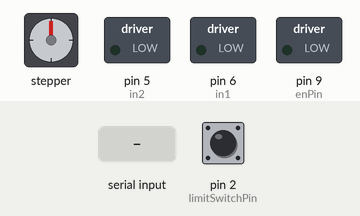
Recording of a sketch running on a simulated Arduino Mega 2560, built with avr-gcc and run on an emulated ATmega2560. Shown: stepper motor, switched loads named in the sketch (green lamp = pin HIGH). Wiring (inferred from the names in the program): stepper motor driver (200 steps per turn assumed): step pin 3; direction pin 4; enable pin 7. Inputs (shaded band) come from the test bench; at power-on: pin 2 (limitSwitchPin) HIGH. Pins used as bus, display or sensor lines are not drawn; what the sketch prints to the serial monitor is not drawn.

Above: at 1.2 s.
1.3 s: "stopmachine\n" received over Serial
At 2.9 s:
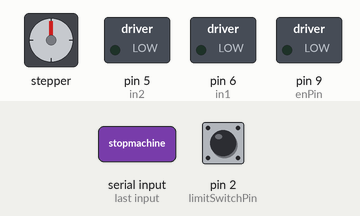
3.9 s: "slowdrill\n" received over Serial
At 5.1 s:
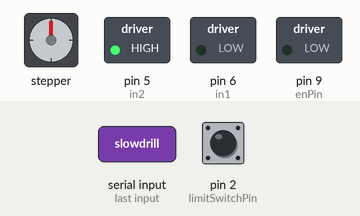
5.4 s: "stopmachine\n" received over Serial
Timing chart, 0 to 8.4 s (numbered marks = the images above; inputs shaded):
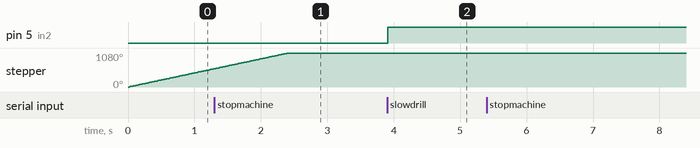

Measured:
- after the input at 1.3 s, stepper: goes on until 2.4 s, then stays 1080°
- after the input at 3.9 s, pin 5 (in2): LOW → HIGH at once
- by itself, stepper: keeps turning clockwise at about 455°/s

The sketch:

runmotorsmega.ino
```cpp
const int limitSwitchPin =2;
const int stepPin = 3;
const int dirPin = 4;
const int enPin = 9;
int enA = 7;
int in1 = 6;
int in2 = 5;
int speed = 0;
bool stopMachine = false;
bool motorEnabled = false;
bool checkstop = false;
int stepperDirection = 1;
unsigned long previousMillis = 0;
const long interval = 50;
int timebt = 0;
// Define states for the state machine
enum State
{
  IDLE,
  RUN_DC_MOTOR,
  RUN_STEPPER_MOTOR,
};

State currentState = IDLE;
unsigned long previousMillisDCMotor = 0;
unsigned long previousMillisStepperMotor = 0;

void setup() {
  Serial.begin(9600);      // Serial Monitor on Arduino Mega
  pinMode(enA, OUTPUT);
  pinMode(in1, OUTPUT);
  pinMode(in2, OUTPUT);
  pinMode(stepPin, OUTPUT);
  pinMode(dirPin, OUTPUT);
  pinMode(enPin, OUTPUT);
  digitalWrite(enPin, LOW);
  pinMode(limitSwitchPin, INPUT_PULLUP);
  digitalWrite(in1, LOW);
  digitalWrite(in2, LOW);
}

void loop() {
  int limitSwitchState = digitalRead(limitSwitchPin);
  Serial.println(speed);
  // Handle serial commands
  if (Serial.available() > 0)
  {
    String command = Serial.readStringUntil('\n');
    command.trim();
    if (command == "stopmachine")
    {
      analogWrite(enA, 0);
      digitalWrite(enPin, HIGH);
      timebt = 0;
      speed = 0;
    }
    else if (command == "slowdrill" || command == "fastdrill")
    {
      motorEnabled = true;
      speed = 0;
      timebt = 10;

      if (command == "slowdrill")
      {
        speed = 200;
        while (Serial.available() > 0) {
          char c = Serial.read();
        }
      }
      else if (command == "fastdrill")
      {
        speed = 255;
        while (Serial.available() > 0) {
          char c = Serial.read();
         }
      }

      runDCMotor(speed);

      }
  }
  currentState = RUN_STEPPER_MOTOR;
  // Run stepper motor based on state
  if (currentState == RUN_STEPPER_MOTOR)
  {
    runStepperMotor(timebt); // You may adjust the number of steps
    currentState = IDLE;
  }

  if (limitSwitchState == HIGH)
  {

    for (int m = 0; m < 5; m++)
    {
      if (checkstop == false)
      {
        for (int i = 0; i < 600; i++)
        {
          digitalWrite(dirPin, HIGH);
          digitalWrite(enPin, LOW);

          // Step the motor
          digitalWrite(stepPin, HIGH);
          delayMicroseconds(2000);
          digitalWrite(stepPin, LOW);
          delayMicroseconds(2000);
        }
      }
      if (Serial.available() > 0)
      {
        String command = Serial.readStringUntil('\n');
        command.trim();
        if (command == "stopmachine")
        {
          analogWrite(enA, 0);
          digitalWrite(enPin, HIGH);
          timebt = 0;
          checkstop = true;
          speed = 0;
        }
    }
  }
  //limitSwitchState =LOW;
  }
  }
void runDCMotor(int speed)
{
  digitalWrite(in1, LOW);
  digitalWrite(in2, HIGH);
  analogWrite(enA, speed);
}
void runStepperMotor(int steps)
{
  digitalWrite(dirPin, LOW);
  digitalWrite(enPin, LOW);

  for (int i = 0; i < steps; i++)
  {
    digitalWrite(stepPin, HIGH);
    delayMicroseconds(16385);
    digitalWrite(stepPin, LOW);
    delayMicroseconds(16385);
  }
}
```
